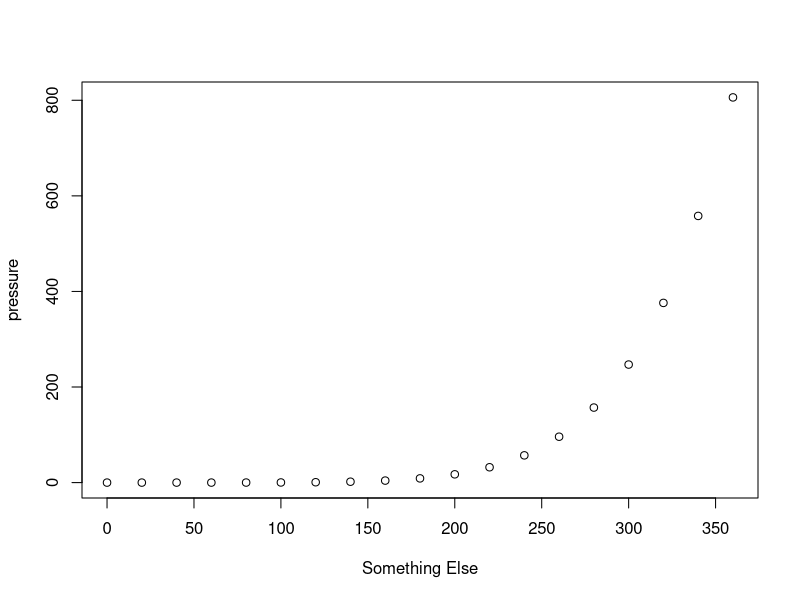

This chart was generated by the following R code:
## ---- chunk 1
knitr::opts_chunk$set(echo = TRUE)
## ---- chunk 2
summary(cars)
## ---- chunk 3
plot(pressure, xlab="Something Else")
